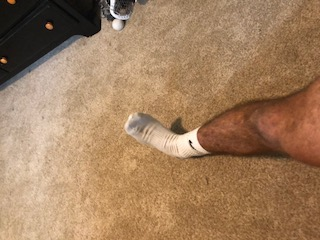
#> input picture input_images/IMG_2522.JPG, 320 x 240 px; its folder holds 4 pictures in this run
$ python make_gif.py input_images/IMG_2522.JPG
#> lines starting #> are read from the running program, lines starting #| are printed output that depends on the picture
import imageio
import pyimgur
import cv2
import os
import stat
import sys

imgur_client_id = '615f0374e68abe8'
imgur_client_secret = '8feaa81963b7ed2defa66dcfb865cd9600a1d689'


# places images in input_images directory into a gif and uploads to imgur - optionally delete the images from
# the directory afterwards with the kwarg 'delete=False' or 'delete=false'
def make_gif(**kwargs):
    images = prepare_images()

    scaled_images = scale_images(images)

    generate_and_upload_gif(scaled_images)

    if 'delete' in kwargs and kwargs['delete'] == 'true':
        delete_input_images()


# returns the list of full-sized input images for the gif
def prepare_images():
    image_file_paths = get_input_image_file_paths()

    # change permissions of image files to allow for deletion
    for image_file in image_file_paths:
        # change the image permissions for the purpose of
        # deleting the existing files after resizing them
        os.chmod(image_file, stat.S_IRWXU | stat.S_IRWXG | stat.S_IRWXO)

    images = []

    # create an array of images rather than an array of image file paths
    for image_file in image_file_paths:
        images.append(imageio.imread(image_file))

    return images


# takes an array of images and scales each one down to a 100px width
def scale_images(images):
    scaled_images = []

    # robust solution for resizing images to have 100 width and maintain scale
    for index, image in enumerate(images):
        r = 100.0 / image.shape[1]
        dim = (100, int(image.shape[0] * r))

        # perform the actual resizing of the image and show it
        resized = cv2.resize(image, dim, interpolation=cv2.INTER_AREA)
        scaled_images.append(resized)

        # re-write image files
        scaled_image_file_string = './output_images/scaled_img' + str(index) + '.jpg'
        imageio.imwrite(scaled_image_file_string, resized)
#> this loop made 4 passes
#> pass 1, in scale_images, `resized = cv2.resize(image, dim, interpolation=cv2.INTER_AREA)`:
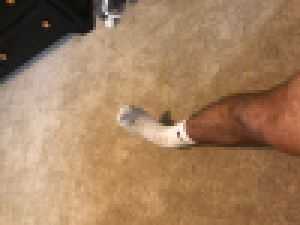
#> resized: shape (75, 100, 3) (shown 3 times larger); mean R, G, B 161.2, 126.7, 94.8
#> pass 2, in scale_images, `resized = cv2.resize(image, dim, interpolation=cv2.INTER_AREA)`:
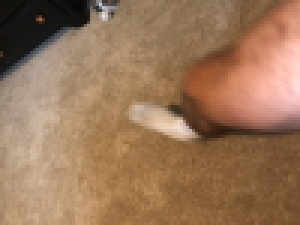
#> resized: shape (75, 100, 3) (shown 3 times larger); mean R, G, B 154, 118.3, 89.1

    output_image_filepaths = []

#> (the run stopped early here; a loop or call above may not have finished)
